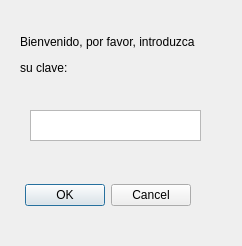
<?xml version="1.0" encoding="UTF-8"?>
<ui version="4.0">
 <class>logIn</class>
 <widget class="QDialog" name="logIn">
  <property name="geometry">
   <rect>
    <x>0</x>
    <y>0</y>
    <width>242</width>
    <height>246</height>
   </rect>
  </property>
  <property name="windowTitle">
   <string>KaePora LogIn</string>
  </property>
  <widget class="QDialogButtonBox" name="buttonBox">
   <property name="geometry">
    <rect>
     <x>20</x>
     <y>180</y>
     <width>171</width>
     <height>31</height>
    </rect>
   </property>
   <property name="orientation">
    <enum>Qt::Horizontal</enum>
   </property>
   <property name="standardButtons">
    <set>QDialogButtonBox::Cancel|QDialogButtonBox::Ok</set>
   </property>
  </widget>
  <widget class="QLabel" name="label">
   <property name="geometry">
    <rect>
     <x>20</x>
     <y>30</y>
     <width>211</width>
     <height>51</height>
    </rect>
   </property>
   <property name="text">
    <string>&lt;html&gt;&lt;head/&gt;&lt;body&gt;&lt;p&gt;Bienvenido, por favor, introduzca &lt;/p&gt;&lt;p&gt;su clave:&lt;/p&gt;&lt;/body&gt;&lt;/html&gt;</string>
   </property>
   <property name="textFormat">
    <enum>Qt::AutoText</enum>
   </property>
   <property name="scaledContents">
    <bool>false</bool>
   </property>
  </widget>
  <widget class="QTextEdit" name="txtPass">
   <property name="geometry">
    <rect>
     <x>30</x>
     <y>110</y>
     <width>171</width>
     <height>31</height>
    </rect>
   </property>
  </widget>
 </widget>
 <resources/>
 <connections>
  <connection>
   <sender>buttonBox</sender>
   <signal>accepted()</signal>
   <receiver>logIn</receiver>
   <slot>accept()</slot>
   <hints>
    <hint type="sourcelabel">
     <x>248</x>
     <y>254</y>
    </hint>
    <hint type="destinationlabel">
     <x>157</x>
     <y>274</y>
    </hint>
   </hints>
  </connection>
  <connection>
   <sender>buttonBox</sender>
   <signal>rejected()</signal>
   <receiver>logIn</receiver>
   <slot>reject()</slot>
   <hints>
    <hint type="sourcelabel">
     <x>316</x>
     <y>260</y>
    </hint>
    <hint type="destinationlabel">
     <x>286</x>
     <y>274</y>
    </hint>
   </hints>
  </connection>
 </connections>
</ui>
